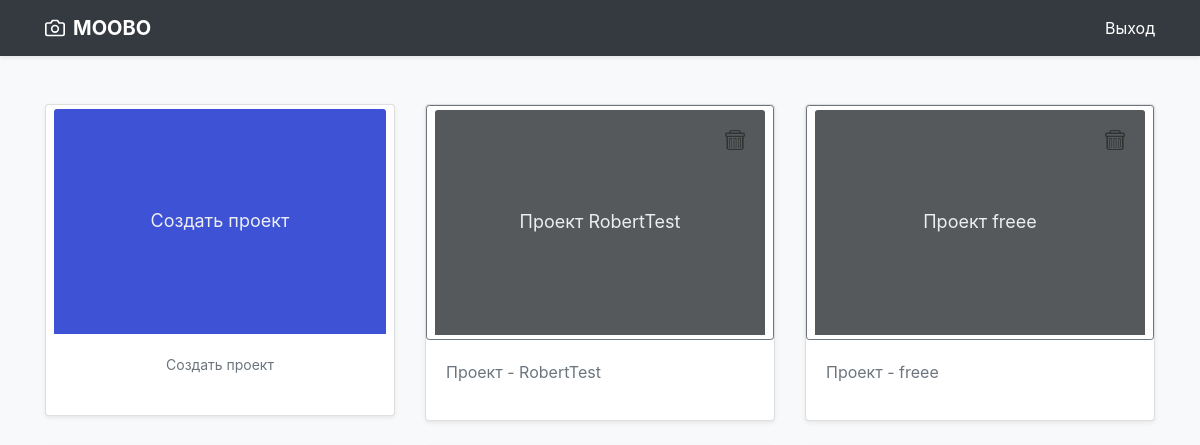
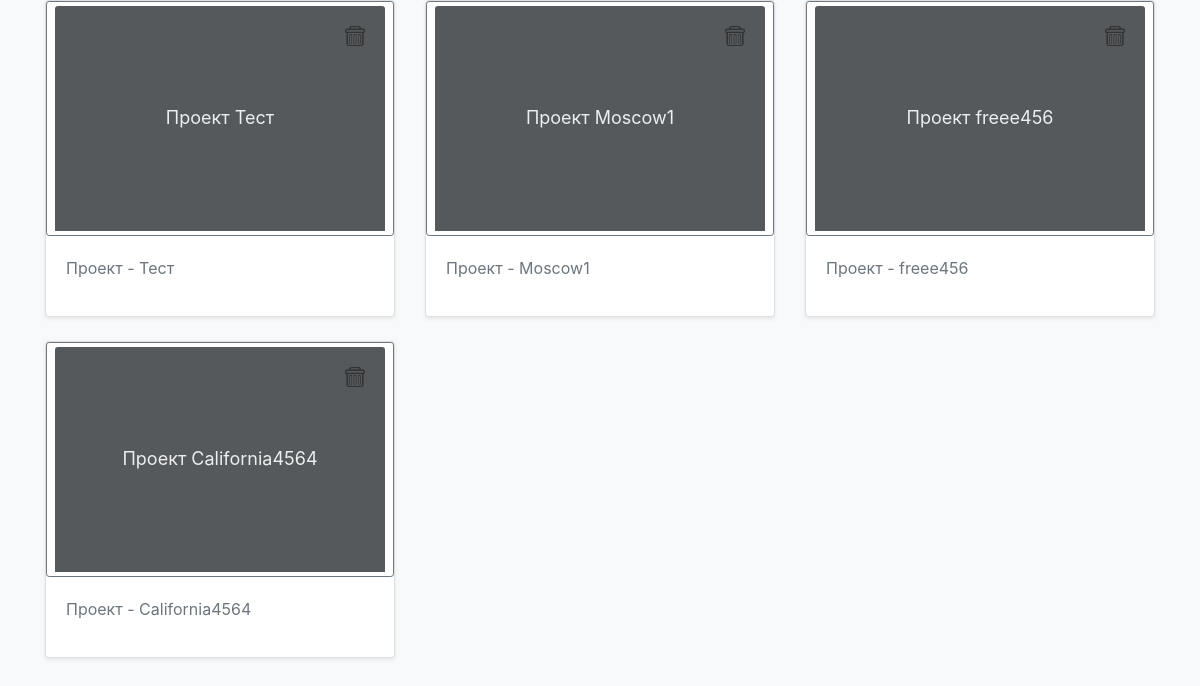
The page /designer/ (signed in) on the database as committed earlier (2 pictures, top to bottom).
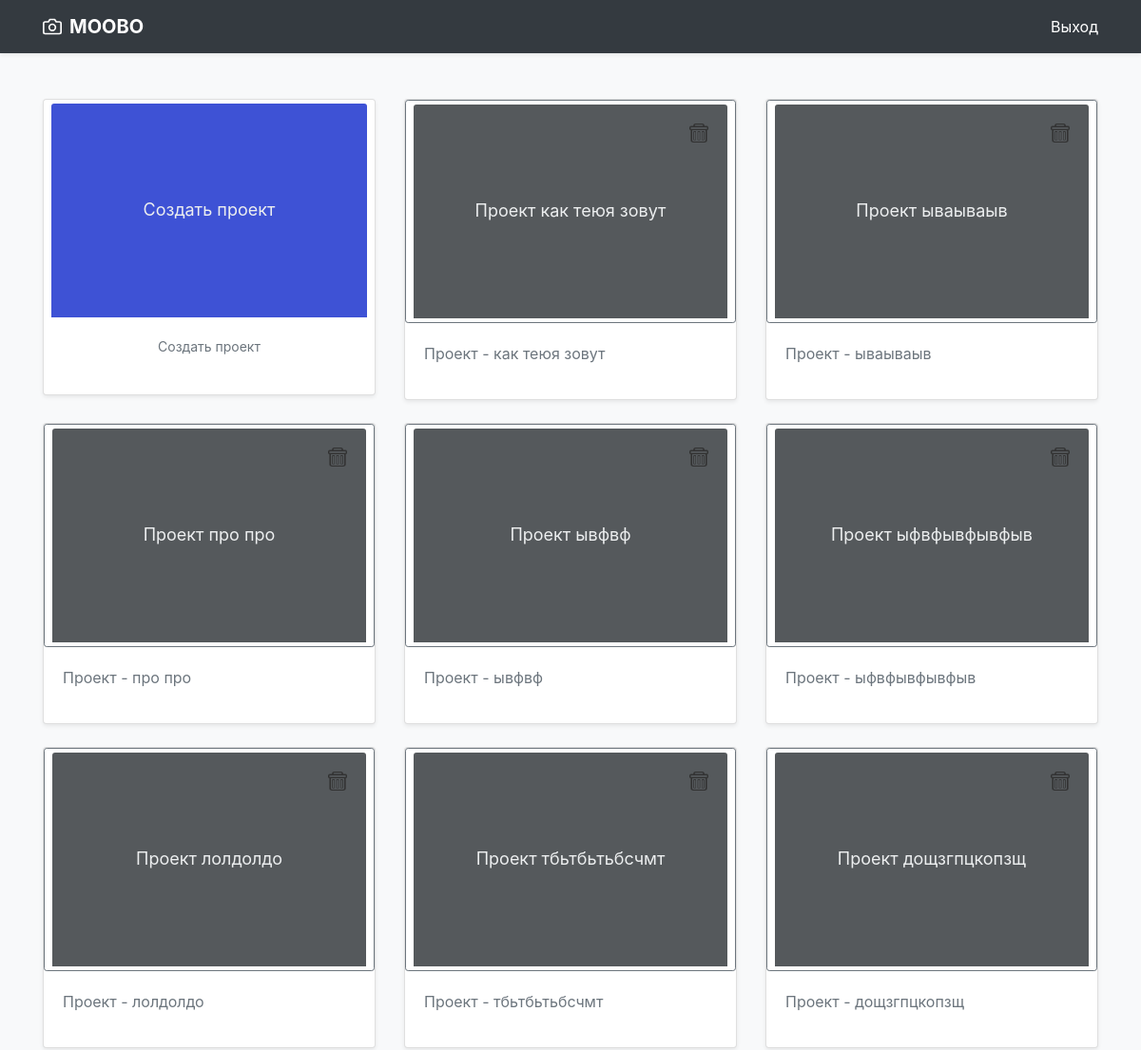
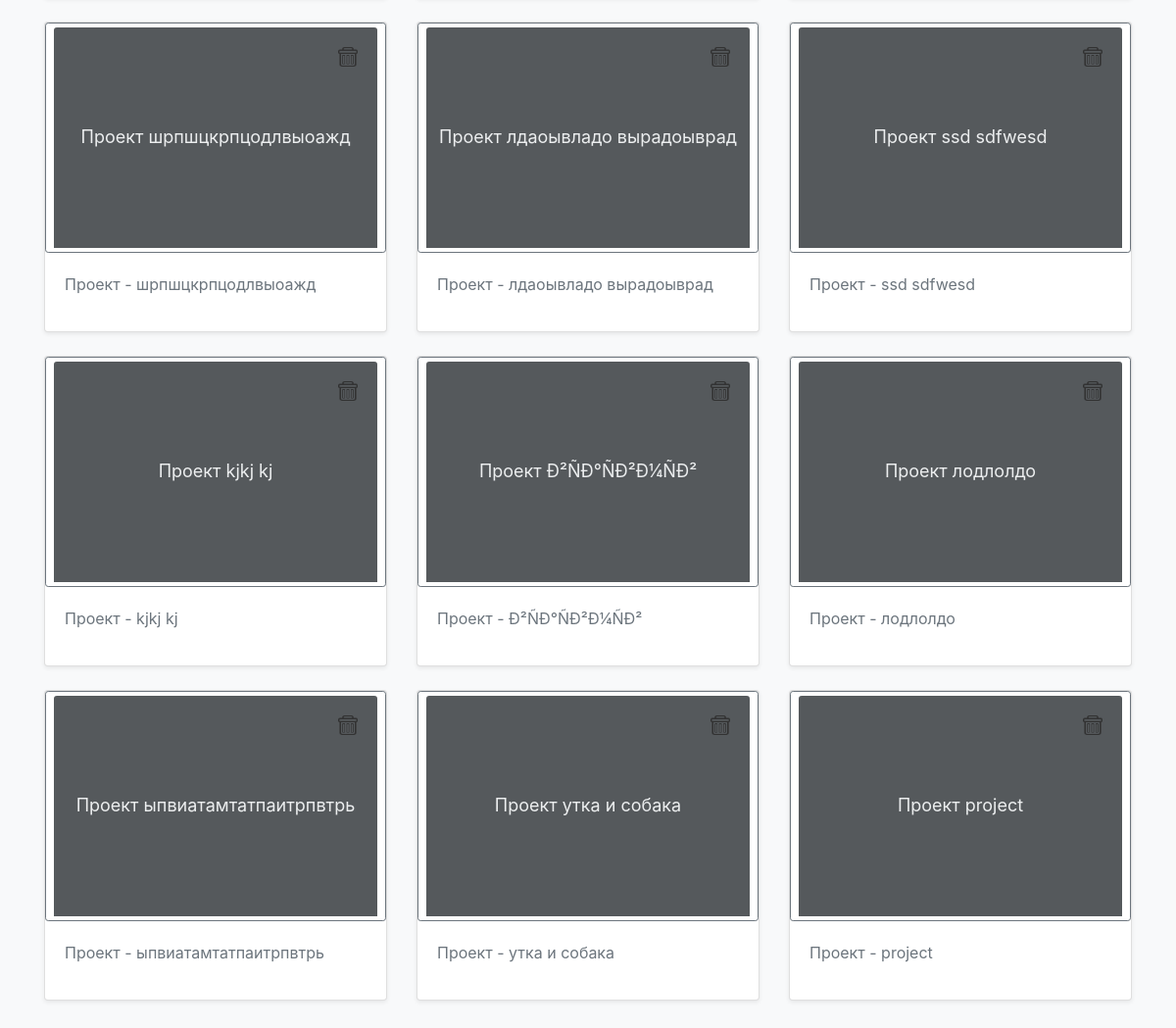
The same page on the database as committed later (2 pictures, top to bottom).
### designer/models.py (models this page shows, shortened)
class Project(models.Model):
	user = models.ForeignKey(User, verbose_name='Исполнитель', on_delete=models.CASCADE)
	name = models.CharField(verbose_name='Название проекта', max_length=100)
	class Meta:
		verbose_name = 'Проект'
		verbose_name_plural = 'Проекты'

### designer/views.py (the view)
# urls.py: path('designer/', views.authapp_home, name='authapp-home'),
@login_required(login_url='/designer/sign_in')
def authapp_home(request):
	all_project = Project.objects.filter(user=request.user.pk)
	return render(request, 'designer/projects.html', {'all_project': all_project})

### designer/templates/designer/projects.html (shortened to what this page needs)
{% load static %}
<!DOCTYPE html>
<html lang="ru">
<head>
    <link rel="stylesheet" href="https://cdn.jsdelivr.net/gh/fancyapps/fancybox@3.5.7/dist/jquery.fancybox.min.css" />
	<link rel="stylesheet" type="text/css" href="https://stackpath.bootstrapcdn.com/bootstrap/4.4.1/css/bootstrap.min.css">
  </head>
  <body>
    <header>
  <div class="navbar navbar-dark bg-dark shadow-sm">
    <div class="container d-flex justify-content-between">
      <a href="#" class="navbar-brand d-flex align-items-center">
        <strong>MOOBO</strong>
      </a>
      <a href="{% url 'designer-sign-out' %}" class="logout">Выход
      </a>
    </div>
  </div>
</header>
<main role="main">
  <div class="album py-5 bg-light">
    <div class="container">
      <div class="row">
            <div class="col-sm-12 col-md-12">
                <div class="row">
                  <div class="col-md-4">
                       <div class="card mb-4 shadow-sm btn btn-sm btn-outline-secondary">
                      <a href="#feedback" class="text-light modalbox" rel="nofollow">
                            <svg class="bd-placeholder-img card-img-top" width="100%" height="225" xmlns="http://www.w3.org/2000/svg"
                                 preserveAspectRatio="xMidYMid slice" focusable="false"
                                 role="img" aria-label="Placeholder: Создать проект"><title>Создать</title>
                                <text x="50%" y="50%" fill="#eceeef" dy=".3em">Создать проект</text></svg>
                      </a>
                  <div class="card-body">
                  <p class="card-text">Создать проект</p>
                </div>
              </div>
                    </div>
                  {% for project in all_project %}
                      <div class="col-md-4">
                        <div class="card mb-4 shadow-sm btn-outline-secondary">
                          <button type="button" class="btn btn-sm btn-outline-secondary svg_div" >
                              <div class="svg_div">
                                  <a class="del_project" href="/designer/projects/del/{{ project.name }}">
                                      <img class="del_project" src="/static/img/icons/busket.png" alt="Удалить">
                                  </a>
                                  <a href="/designer/statement/{{ project.name }}" class="text-light">
                                    <svg class="bd-placeholder-img card-img-top" width="100%" height="225"
                                         xmlns="http://www.w3.org/2000/svg" preserveAspectRatio="xMidYMid slice"
                                         focusable="false" role="img" aria-label="Placeholder: Создать проект">
                                        <title>Открыть</title><rect width="100%" height="100%" fill="#55595c"/>
                                        <text x="50%" y="50%" fill="#eceeef" dy=".3em">Проект {{ project.name }}</text>
                                    </svg>
                                  </a>
                              </div>
                          </button>
                      <div class="card-body">
                          <p class="card-text">Проект - {{ project.name }}</p>
                      </div>
                          </div>
                        </div>
                  {% endfor %}
                </div>
            </div>
      </div>
    </div>
   </div>
    </main>
    </body>
</html>

Rows that differ between the two databases and show on the page:
removed Project: name "RobertTest"
removed Project: name "freee"
removed Project: name "Тест"
removed Project: name "Moscow1"
removed Project: name "freee456"
removed Project: name "California4564"
added Project: name "как теюя зовут"
added Project: name "ываываыв"
added Project: name "про про"
added Project: name "ывфвф"
added Project: name "ыфвфывфывфыв"
added Project: name "лолдолдо"
added Project: name "тбьтбьтьбсчмт"
added Project: name "дощзгпцкопзщ"
added Project: name "шрпшцкрпцодлвыоажд"
added Project: name "лдаоывладо вырадоыврад"
added Project: name "ssd sdfwesd"
added Project: name "kjkj kj"
added Project: name "Ð²ÑÐ°ÑÐ²Ð¼ÑÐ²"
added Project: name "лодлолдо"
added Project: name "ыпвиатамтатпаитрпвтрь"
added Project: name "утка и собака"
added Project: name "project"
